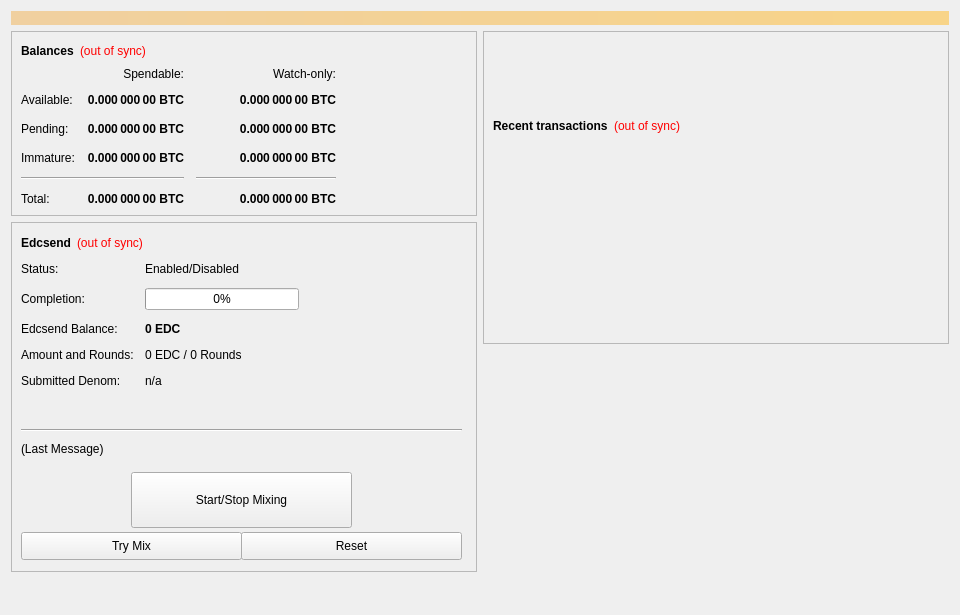
<?xml version="1.0" encoding="UTF-8"?>
<ui version="4.0">
 <class>SmartTokenConfig</class>
 <widget class="QWidget" name="SmartTokenConfig">
  <property name="geometry">
   <rect>
    <x>0</x>
    <y>0</y>
    <width>960</width>
    <height>615</height>
   </rect>
  </property>
  <property name="minimumSize">
   <size>
    <width>960</width>
    <height>0</height>
   </size>
  </property>
  <property name="windowTitle">
   <string>Form</string>
  </property>
  <layout class="QVBoxLayout" name="topLayout">
   <item>
    <widget class="QLabel" name="labelAlerts">
     <property name="visible">
      <bool>false</bool>
     </property>
     <property name="styleSheet">
      <string notr="true">background-color: qlineargradient(x1: 0, y1: 0, x2: 1, y2: 0, stop:0 #F0D0A0, stop:1 #F8D488); color:#000000;</string>
     </property>
     <property name="wordWrap">
      <bool>true</bool>
     </property>
     <property name="margin">
      <number>3</number>
     </property>
    </widget>
   </item>
   <item>
    <layout class="QHBoxLayout" name="horizontalLayout" stretch="1,1">
     <item>
      <layout class="QVBoxLayout" name="verticalLayout_2">
       <item>
        <widget class="QFrame" name="frame">
         <property name="frameShape">
          <enum>QFrame::StyledPanel</enum>
         </property>
         <property name="frameShadow">
          <enum>QFrame::Raised</enum>
         </property>
         <layout class="QVBoxLayout" name="verticalLayout_4">
          <item>
           <layout class="QHBoxLayout" name="horizontalLayout_4">
            <item>
             <widget class="QLabel" name="label_5">
              <property name="font">
               <font>
                <weight>75</weight>
                <bold>true</bold>
               </font>
              </property>
              <property name="text">
               <string>Balances</string>
              </property>
             </widget>
            </item>
            <item>
             <widget class="QLabel" name="labelWalletStatus">
              <property name="cursor">
               <cursorShape>WhatsThisCursor</cursorShape>
              </property>
              <property name="toolTip">
               <string>The displayed information may be out of date. Your wallet automatically synchronizes with the EDC network after a connection is established, but this process has not completed yet.</string>
              </property>
              <property name="styleSheet">
               <string notr="true">QLabel { color: red; }</string>
              </property>
              <property name="text">
               <string notr="true">(out of sync)</string>
              </property>
              <property name="alignment">
               <set>Qt::AlignLeading|Qt::AlignLeft|Qt::AlignVCenter</set>
              </property>
             </widget>
            </item>
            <item>
             <spacer name="horizontalSpacer_3">
              <property name="orientation">
               <enum>Qt::Horizontal</enum>
              </property>
              <property name="sizeHint" stdset="0">
               <size>
                <width>40</width>
                <height>20</height>
               </size>
              </property>
             </spacer>
            </item>
           </layout>
          </item>
          <item>
           <layout class="QGridLayout" name="gridLayout">
            <property name="spacing">
             <number>12</number>
            </property>
            <item row="2" column="2">
             <widget class="QLabel" name="labelWatchPending">
              <property name="font">
               <font>
                <weight>75</weight>
                <bold>true</bold>
               </font>
              </property>
              <property name="cursor">
               <cursorShape>IBeamCursor</cursorShape>
              </property>
              <property name="toolTip">
               <string>Unconfirmed transactions to watch-only addresses</string>
              </property>
              <property name="text">
               <string notr="true">0.000 000 00 BTC</string>
              </property>
              <property name="alignment">
               <set>Qt::AlignRight|Qt::AlignTrailing|Qt::AlignVCenter</set>
              </property>
              <property name="textInteractionFlags">
               <set>Qt::LinksAccessibleByMouse|Qt::TextSelectableByKeyboard|Qt::TextSelectableByMouse</set>
              </property>
             </widget>
            </item>
            <item row="2" column="1">
             <widget class="QLabel" name="labelUnconfirmed">
              <property name="font">
               <font>
                <weight>75</weight>
                <bold>true</bold>
               </font>
              </property>
              <property name="cursor">
               <cursorShape>IBeamCursor</cursorShape>
              </property>
              <property name="toolTip">
               <string>Total of transactions that have yet to be confirmed, and do not yet count toward the spendable balance</string>
              </property>
              <property name="text">
               <string notr="true">0.000 000 00 BTC</string>
              </property>
              <property name="alignment">
               <set>Qt::AlignRight|Qt::AlignTrailing|Qt::AlignVCenter</set>
              </property>
              <property name="textInteractionFlags">
               <set>Qt::LinksAccessibleByMouse|Qt::TextSelectableByKeyboard|Qt::TextSelectableByMouse</set>
              </property>
             </widget>
            </item>
            <item row="3" column="2">
             <widget class="QLabel" name="labelWatchImmature">
              <property name="font">
               <font>
                <weight>75</weight>
                <bold>true</bold>
               </font>
              </property>
              <property name="cursor">
               <cursorShape>IBeamCursor</cursorShape>
              </property>
              <property name="toolTip">
               <string>Staked or masternode rewards in watch-only addresses that has not yet matured</string>
              </property>
              <property name="text">
               <string notr="true">0.000 000 00 BTC</string>
              </property>
              <property name="alignment">
               <set>Qt::AlignRight|Qt::AlignTrailing|Qt::AlignVCenter</set>
              </property>
              <property name="textInteractionFlags">
               <set>Qt::LinksAccessibleByMouse|Qt::TextSelectableByKeyboard|Qt::TextSelectableByMouse</set>
              </property>
             </widget>
            </item>
            <item row="4" column="0" colspan="2">
             <widget class="Line" name="lineSpendableBalance">
              <property name="orientation">
               <enum>Qt::Horizontal</enum>
              </property>
             </widget>
            </item>
            <item row="4" column="2">
             <widget class="Line" name="lineWatchBalance">
              <property name="sizePolicy">
               <sizepolicy hsizetype="Preferred" vsizetype="Fixed">
                <horstretch>0</horstretch>
                <verstretch>0</verstretch>
               </sizepolicy>
              </property>
              <property name="minimumSize">
               <size>
                <width>140</width>
                <height>0</height>
               </size>
              </property>
              <property name="orientation">
               <enum>Qt::Horizontal</enum>
              </property>
             </widget>
            </item>
            <item row="5" column="0">
             <widget class="QLabel" name="labelTotalText">
              <property name="text">
               <string>Total:</string>
              </property>
             </widget>
            </item>
            <item row="3" column="1">
             <widget class="QLabel" name="labelImmature">
              <property name="font">
               <font>
                <weight>75</weight>
                <bold>true</bold>
               </font>
              </property>
              <property name="cursor">
               <cursorShape>IBeamCursor</cursorShape>
              </property>
              <property name="toolTip">
               <string>Staked or masternode rewards that has not yet matured</string>
              </property>
              <property name="text">
               <string notr="true">0.000 000 00 BTC</string>
              </property>
              <property name="alignment">
               <set>Qt::AlignRight|Qt::AlignTrailing|Qt::AlignVCenter</set>
              </property>
              <property name="textInteractionFlags">
               <set>Qt::LinksAccessibleByMouse|Qt::TextSelectableByKeyboard|Qt::TextSelectableByMouse</set>
              </property>
             </widget>
            </item>
            <item row="2" column="3">
             <spacer name="horizontalSpacer_2">
              <property name="orientation">
               <enum>Qt::Horizontal</enum>
              </property>
              <property name="sizeHint" stdset="0">
               <size>
                <width>40</width>
                <height>20</height>
               </size>
              </property>
             </spacer>
            </item>
            <item row="3" column="0">
             <widget class="QLabel" name="labelImmatureText">
              <property name="text">
               <string>Immature:</string>
              </property>
             </widget>
            </item>
            <item row="5" column="1">
             <widget class="QLabel" name="labelTotal">
              <property name="font">
               <font>
                <weight>75</weight>
                <bold>true</bold>
               </font>
              </property>
              <property name="cursor">
               <cursorShape>IBeamCursor</cursorShape>
              </property>
              <property name="toolTip">
               <string>Your current total balance</string>
              </property>
              <property name="text">
               <string notr="true">0.000 000 00 BTC</string>
              </property>
              <property name="alignment">
               <set>Qt::AlignRight|Qt::AlignTrailing|Qt::AlignVCenter</set>
              </property>
              <property name="textInteractionFlags">
               <set>Qt::LinksAccessibleByMouse|Qt::TextSelectableByKeyboard|Qt::TextSelectableByMouse</set>
              </property>
             </widget>
            </item>
            <item row="5" column="2">
             <widget class="QLabel" name="labelWatchTotal">
              <property name="font">
               <font>
                <weight>75</weight>
                <bold>true</bold>
               </font>
              </property>
              <property name="cursor">
               <cursorShape>IBeamCursor</cursorShape>
              </property>
              <property name="toolTip">
               <string>Current total balance in watch-only addresses</string>
              </property>
              <property name="text">
               <string notr="true">0.000 000 00 BTC</string>
              </property>
              <property name="alignment">
               <set>Qt::AlignRight|Qt::AlignTrailing|Qt::AlignVCenter</set>
              </property>
              <property name="textInteractionFlags">
               <set>Qt::LinksAccessibleByMouse|Qt::TextSelectableByKeyboard|Qt::TextSelectableByMouse</set>
              </property>
             </widget>
            </item>
            <item row="0" column="2">
             <widget class="QLabel" name="labelWatchonly">
              <property name="text">
               <string>Watch-only:</string>
              </property>
              <property name="alignment">
               <set>Qt::AlignRight|Qt::AlignTrailing|Qt::AlignVCenter</set>
              </property>
             </widget>
            </item>
            <item row="1" column="0">
             <widget class="QLabel" name="labelBalanceText">
              <property name="text">
               <string>Available:</string>
              </property>
             </widget>
            </item>
            <item row="1" column="1">
             <widget class="QLabel" name="labelBalance">
              <property name="font">
               <font>
                <weight>75</weight>
                <bold>true</bold>
               </font>
              </property>
              <property name="cursor">
               <cursorShape>IBeamCursor</cursorShape>
              </property>
              <property name="toolTip">
               <string>Your current spendable balance</string>
              </property>
              <property name="text">
               <string notr="true">0.000 000 00 BTC</string>
              </property>
              <property name="alignment">
               <set>Qt::AlignRight|Qt::AlignTrailing|Qt::AlignVCenter</set>
              </property>
              <property name="textInteractionFlags">
               <set>Qt::LinksAccessibleByMouse|Qt::TextSelectableByKeyboard|Qt::TextSelectableByMouse</set>
              </property>
             </widget>
            </item>
            <item row="1" column="2">
             <widget class="QLabel" name="labelWatchAvailable">
              <property name="font">
               <font>
                <weight>75</weight>
                <bold>true</bold>
               </font>
              </property>
              <property name="cursor">
               <cursorShape>IBeamCursor</cursorShape>
              </property>
              <property name="toolTip">
               <string>Your current balance in watch-only addresses</string>
              </property>
              <property name="text">
               <string notr="true">0.000 000 00 BTC</string>
              </property>
              <property name="alignment">
               <set>Qt::AlignRight|Qt::AlignTrailing|Qt::AlignVCenter</set>
              </property>
              <property name="textInteractionFlags">
               <set>Qt::LinksAccessibleByMouse|Qt::TextSelectableByKeyboard|Qt::TextSelectableByMouse</set>
              </property>
             </widget>
            </item>
            <item row="2" column="0">
             <widget class="QLabel" name="labelPendingText">
              <property name="text">
               <string>Pending:</string>
              </property>
             </widget>
            </item>
            <item row="0" column="1">
             <widget class="QLabel" name="labelSpendable">
              <property name="text">
               <string>Spendable:</string>
              </property>
              <property name="alignment">
               <set>Qt::AlignRight|Qt::AlignTrailing|Qt::AlignVCenter</set>
              </property>
             </widget>
            </item>
           </layout>
          </item>
         </layout>
        </widget>
       </item>
       <item>
        <widget class="QFrame" name="frameObfuscation">
         <property name="minimumSize">
          <size>
           <width>0</width>
           <height>350</height>
          </size>
         </property>
         <property name="layoutDirection">
          <enum>Qt::LeftToRight</enum>
         </property>
         <property name="frameShape">
          <enum>QFrame::StyledPanel</enum>
         </property>
         <property name="frameShadow">
          <enum>QFrame::Raised</enum>
         </property>
         <widget class="QWidget" name="formLayoutWidget">
          <property name="geometry">
           <rect>
            <x>10</x>
            <y>40</y>
            <width>451</width>
            <height>161</height>
           </rect>
          </property>
          <layout class="QFormLayout" name="formLayout">
           <property name="fieldGrowthPolicy">
            <enum>QFormLayout::AllNonFixedFieldsGrow</enum>
           </property>
           <property name="horizontalSpacing">
            <number>11</number>
           </property>
           <property name="verticalSpacing">
            <number>12</number>
           </property>
           <item row="0" column="0">
            <widget class="QLabel" name="label_6">
             <property name="text">
              <string>Status:</string>
             </property>
            </widget>
           </item>
           <item row="1" column="0">
            <widget class="QLabel" name="label_7">
             <property name="text">
              <string>Completion:</string>
             </property>
            </widget>
           </item>
           <item row="1" column="1">
            <widget class="QProgressBar" name="obfuscationProgress">
             <property name="maximumSize">
              <size>
               <width>154</width>
               <height>16777215</height>
              </size>
             </property>
             <property name="value">
              <number>0</number>
             </property>
            </widget>
           </item>
           <item row="2" column="0">
            <widget class="QLabel" name="labelAnonymizedText">
             <property name="text">
              <string>Edcsend Balance:</string>
             </property>
            </widget>
           </item>
           <item row="2" column="1">
            <widget class="QLabel" name="labelAnonymized">
             <property name="font">
              <font>
               <weight>75</weight>
               <bold>true</bold>
              </font>
             </property>
             <property name="text">
              <string notr="true">0 EDC</string>
             </property>
            </widget>
           </item>
           <item row="3" column="0">
            <widget class="QLabel" name="label_8">
             <property name="text">
              <string>Amount and Rounds:</string>
             </property>
            </widget>
           </item>
           <item row="3" column="1">
            <widget class="QLabel" name="labelAmountRounds">
             <property name="text">
              <string>0 EDC / 0 Rounds</string>
             </property>
            </widget>
           </item>
           <item row="4" column="0">
            <widget class="QLabel" name="label_9">
             <property name="text">
              <string>Submitted Denom:</string>
             </property>
            </widget>
           </item>
           <item row="4" column="1">
            <widget class="QLabel" name="labelSubmittedDenom">
             <property name="toolTip">
              <string>The denominations you submitted to the Masternode.&lt;br&gt;To mix, other users must submit the exact same denominations.</string>
             </property>
             <property name="text">
              <string>n/a</string>
             </property>
            </widget>
           </item>
           <item row="0" column="1">
            <widget class="QLabel" name="EdcsendEnabled">
             <property name="text">
              <string>Enabled/Disabled</string>
             </property>
            </widget>
           </item>
          </layout>
         </widget>
         <widget class="QPushButton" name="runAutoDenom">
          <property name="geometry">
           <rect>
            <x>251</x>
            <y>17</y>
            <width>1</width>
            <height>1</height>
           </rect>
          </property>
          <property name="palette">
           <palette>
            <active>
             <colorrole role="WindowText">
              <brush brushstyle="SolidPattern">
               <color alpha="255">
                <red>0</red>
                <green>0</green>
                <blue>0</blue>
               </color>
              </brush>
             </colorrole>
             <colorrole role="Button">
              <brush brushstyle="SolidPattern">
               <color alpha="255">
                <red>239</red>
                <green>238</green>
                <blue>238</blue>
               </color>
              </brush>
             </colorrole>
             <colorrole role="Light">
              <brush brushstyle="SolidPattern">
               <color alpha="255">
                <red>255</red>
                <green>255</green>
                <blue>255</blue>
               </color>
              </brush>
             </colorrole>
             <colorrole role="Midlight">
              <brush brushstyle="SolidPattern">
               <color alpha="255">
                <red>247</red>
                <green>246</green>
                <blue>246</blue>
               </color>
              </brush>
             </colorrole>
             <colorrole role="Dark">
              <brush brushstyle="SolidPattern">
               <color alpha="255">
                <red>119</red>
                <green>119</green>
                <blue>119</blue>
               </color>
              </brush>
             </colorrole>
             <colorrole role="Mid">
              <brush brushstyle="SolidPattern">
               <color alpha="255">
                <red>159</red>
                <green>159</green>
                <blue>159</blue>
               </color>
              </brush>
             </colorrole>
             <colorrole role="Text">
              <brush brushstyle="SolidPattern">
               <color alpha="255">
                <red>0</red>
                <green>0</green>
                <blue>0</blue>
               </color>
              </brush>
             </colorrole>
             <colorrole role="BrightText">
              <brush brushstyle="SolidPattern">
               <color alpha="255">
                <red>255</red>
                <green>255</green>
                <blue>255</blue>
               </color>
              </brush>
             </colorrole>
             <colorrole role="ButtonText">
              <brush brushstyle="SolidPattern">
               <color alpha="255">
                <red>0</red>
                <green>0</green>
                <blue>0</blue>
               </color>
              </brush>
             </colorrole>
             <colorrole role="Base">
              <brush brushstyle="SolidPattern">
               <color alpha="255">
                <red>255</red>
                <green>255</green>
                <blue>255</blue>
               </color>
              </brush>
             </colorrole>
             <colorrole role="Window">
              <brush brushstyle="SolidPattern">
               <color alpha="255">
                <red>239</red>
                <green>238</green>
                <blue>238</blue>
               </color>
              </brush>
             </colorrole>
             <colorrole role="Shadow">
              <brush brushstyle="SolidPattern">
               <color alpha="255">
                <red>0</red>
                <green>0</green>
                <blue>0</blue>
               </color>
              </brush>
             </colorrole>
             <colorrole role="AlternateBase">
              <brush brushstyle="SolidPattern">
               <color alpha="255">
                <red>247</red>
                <green>246</green>
                <blue>246</blue>
               </color>
              </brush>
             </colorrole>
             <colorrole role="ToolTipBase">
              <brush brushstyle="SolidPattern">
               <color alpha="255">
                <red>255</red>
                <green>255</green>
                <blue>220</blue>
               </color>
              </brush>
             </colorrole>
             <colorrole role="ToolTipText">
              <brush brushstyle="SolidPattern">
               <color alpha="255">
                <red>0</red>
                <green>0</green>
                <blue>0</blue>
               </color>
              </brush>
             </colorrole>
            </active>
            <inactive>
             <colorrole role="WindowText">
              <brush brushstyle="SolidPattern">
               <color alpha="255">
                <red>0</red>
                <green>0</green>
                <blue>0</blue>
               </color>
              </brush>
             </colorrole>
             <colorrole role="Button">
              <brush brushstyle="SolidPattern">
               <color alpha="255">
                <red>239</red>
                <green>238</green>
                <blue>238</blue>
               </color>
              </brush>
             </colorrole>
             <colorrole role="Light">
              <brush brushstyle="SolidPattern">
               <color alpha="255">
                <red>255</red>
                <green>255</green>
                <blue>255</blue>
               </color>
              </brush>
             </colorrole>
             <colorrole role="Midlight">
              <brush brushstyle="SolidPattern">
               <color alpha="255">
                <red>247</red>
                <green>246</green>
                <blue>246</blue>
               </color>
              </brush>
             </colorrole>
             <colorrole role="Dark">
              <brush brushstyle="SolidPattern">
               <color alpha="255">
                <red>119</red>
                <green>119</green>
                <blue>119</blue>
               </color>
              </brush>
             </colorrole>
             <colorrole role="Mid">
              <brush brushstyle="SolidPattern">
               <color alpha="255">
                <red>159</red>
                <green>159</green>
                <blue>159</blue>
               </color>
              </brush>
             </colorrole>
             <colorrole role="Text">
              <brush brushstyle="SolidPattern">
               <color alpha="255">
                <red>0</red>
                <green>0</green>
                <blue>0</blue>
               </color>
              </brush>
             </colorrole>
             <colorrole role="BrightText">
              <brush brushstyle="SolidPattern">
               <color alpha="255">
                <red>255</red>
                <green>255</green>
                <blue>255</blue>
               </color>
              </brush>
             </colorrole>
             <colorrole role="ButtonText">
              <brush brushstyle="SolidPattern">
               <color alpha="255">
                <red>0</red>
                <green>0</green>
                <blue>0</blue>
               </color>
              </brush>
             </colorrole>
             <colorrole role="Base">
              <brush brushstyle="SolidPattern">
               <color alpha="255">
                <red>255</red>
                <green>255</green>
                <blue>255</blue>
               </color>
              </brush>
             </colorrole>
             <colorrole role="Window">
              <brush brushstyle="SolidPattern">
               <color alpha="255">
                <red>239</red>
                <green>238</green>
                <blue>238</blue>
               </color>
              </brush>
             </colorrole>
             <colorrole role="Shadow">
              <brush brushstyle="SolidPattern">
               <color alpha="255">
                <red>0</red>
                <green>0</green>
                <blue>0</blue>
               </color>
              </brush>
             </colorrole>
             <colorrole role="AlternateBase">
              <brush brushstyle="SolidPattern">
               <color alpha="255">
                <red>247</red>
                <green>246</green>
                <blue>246</blue>
               </color>
              </brush>
             </colorrole>
             <colorrole role="ToolTipBase">
              <brush brushstyle="SolidPattern">
               <color alpha="255">
                <red>255</red>
                <green>255</green>
                <blue>220</blue>
               </color>
              </brush>
             </colorrole>
             <colorrole role="ToolTipText">
              <brush brushstyle="SolidPattern">
               <color alpha="255">
                <red>0</red>
                <green>0</green>
                <blue>0</blue>
               </color>
              </brush>
             </colorrole>
            </inactive>
            <disabled>
             <colorrole role="WindowText">
              <brush brushstyle="SolidPattern">
               <color alpha="255">
                <red>119</red>
                <green>119</green>
                <blue>119</blue>
               </color>
              </brush>
             </colorrole>
             <colorrole role="Button">
              <brush brushstyle="SolidPattern">
               <color alpha="255">
                <red>239</red>
                <green>238</green>
                <blue>238</blue>
               </color>
              </brush>
             </colorrole>
             <colorrole role="Light">
              <brush brushstyle="SolidPattern">
               <color alpha="255">
                <red>255</red>
                <green>255</green>
                <blue>255</blue>
               </color>
              </brush>
             </colorrole>
             <colorrole role="Midlight">
              <brush brushstyle="SolidPattern">
               <color alpha="255">
                <red>247</red>
                <green>246</green>
                <blue>246</blue>
               </color>
              </brush>
             </colorrole>
             <colorrole role="Dark">
              <brush brushstyle="SolidPattern">
               <color alpha="255">
                <red>119</red>
                <green>119</green>
                <blue>119</blue>
               </color>
              </brush>
             </colorrole>
             <colorrole role="Mid">
              <brush brushstyle="SolidPattern">
               <color alpha="255">
                <red>159</red>
                <green>159</green>
                <blue>159</blue>
               </color>
              </brush>
             </colorrole>
             <colorrole role="Text">
              <brush brushstyle="SolidPattern">
               <color alpha="255">
                <red>119</red>
                <green>119</green>
                <blue>119</blue>
               </color>
              </brush>
             </colorrole>
             <colorrole role="BrightText">
              <brush brushstyle="SolidPattern">
               <color alpha="255">
                <red>255</red>
                <green>255</green>
                <blue>255</blue>
               </color>
              </brush>
             </colorrole>
             <colorrole role="ButtonText">
              <brush brushstyle="SolidPattern">
               <color alpha="255">
                <red>119</red>
                <green>119</green>
                <blue>119</blue>
               </color>
              </brush>
             </colorrole>
             <colorrole role="Base">
              <brush brushstyle="SolidPattern">
               <color alpha="255">
                <red>239</red>
                <green>238</green>
                <blue>238</blue>
               </color>
              </brush>
             </colorrole>
             <colorrole role="Window">
              <brush brushstyle="SolidPattern">
               <color alpha="255">
                <red>239</red>
                <green>238</green>
                <blue>238</blue>
               </color>
              </brush>
             </colorrole>
             <colorrole role="Shadow">
              <brush brushstyle="SolidPattern">
               <color alpha="255">
                <red>0</red>
                <green>0</green>
                <blue>0</blue>
               </color>
              </brush>
             </colorrole>
             <colorrole role="AlternateBase">
              <brush brushstyle="SolidPattern">
               <color alpha="255">
                <red>239</red>
                <green>238</green>
                <blue>238</blue>
               </color>
              </brush>
             </colorrole>
             <colorrole role="ToolTipBase">
              <brush brushstyle="SolidPattern">
               <color alpha="255">
                <red>255</red>
                <green>255</green>
                <blue>220</blue>
               </color>
              </brush>
             </colorrole>
             <colorrole role="ToolTipText">
              <brush brushstyle="SolidPattern">
               <color alpha="255">
                <red>0</red>
                <green>0</green>
                <blue>0</blue>
               </color>
              </brush>
             </colorrole>
            </disabled>
           </palette>
          </property>
          <property name="focusPolicy">
           <enum>Qt::NoFocus</enum>
          </property>
          <property name="autoFillBackground">
           <bool>true</bool>
          </property>
          <property name="text">
           <string/>
          </property>
          <property name="flat">
           <bool>true</bool>
          </property>
         </widget>
         <widget class="QPushButton" name="toggleObfuscation">
          <property name="geometry">
           <rect>
            <x>120</x>
            <y>250</y>
            <width>221</width>
            <height>56</height>
           </rect>
          </property>
          <property name="sizePolicy">
           <sizepolicy hsizetype="MinimumExpanding" vsizetype="Fixed">
            <horstretch>0</horstretch>
            <verstretch>0</verstretch>
           </sizepolicy>
          </property>
          <property name="text">
           <string>Start/Stop Mixing</string>
          </property>
         </widget>
         <widget class="Line" name="lineLastMessage">
          <property name="geometry">
           <rect>
            <x>10</x>
            <y>200</y>
            <width>441</width>
            <height>16</height>
           </rect>
          </property>
          <property name="orientation">
           <enum>Qt::Horizontal</enum>
          </property>
         </widget>
         <widget class="QLabel" name="EdcsendStatus">
          <property name="geometry">
           <rect>
            <x>10</x>
            <y>220</y>
            <width>451</width>
            <height>61</height>
           </rect>
          </property>
          <property name="minimumSize">
           <size>
            <width>288</width>
            <height>43</height>
           </size>
          </property>
          <property name="text">
           <string>(Last Message)</string>
          </property>
          <property name="alignment">
           <set>Qt::AlignLeading|Qt::AlignLeft|Qt::AlignTop</set>
          </property>
          <property name="wordWrap">
           <bool>true</bool>
          </property>
         </widget>
         <widget class="QPushButton" name="obfuscationAuto">
          <property name="geometry">
           <rect>
            <x>10</x>
            <y>310</y>
            <width>221</width>
            <height>28</height>
           </rect>
          </property>
          <property name="sizePolicy">
           <sizepolicy hsizetype="MinimumExpanding" vsizetype="Fixed">
            <horstretch>0</horstretch>
            <verstretch>0</verstretch>
           </sizepolicy>
          </property>
          <property name="toolTip">
           <string>Try to manually submit a Edcsend request.</string>
          </property>
          <property name="text">
           <string>Try Mix</string>
          </property>
         </widget>
         <widget class="QPushButton" name="obfuscationReset">
          <property name="geometry">
           <rect>
            <x>230</x>
            <y>310</y>
            <width>221</width>
            <height>28</height>
           </rect>
          </property>
          <property name="sizePolicy">
           <sizepolicy hsizetype="MinimumExpanding" vsizetype="Fixed">
            <horstretch>0</horstretch>
            <verstretch>0</verstretch>
           </sizepolicy>
          </property>
          <property name="toolTip">
           <string>Reset the current status of Edcsend (can interrupt Edcsend if it's in the process of Mixing, which can cost you money!)</string>
          </property>
          <property name="autoFillBackground">
           <bool>false</bool>
          </property>
          <property name="text">
           <string>Reset</string>
          </property>
         </widget>
         <widget class="QWidget" name="layoutWidget">
          <property name="geometry">
           <rect>
            <x>10</x>
            <y>10</y>
            <width>431</width>
            <height>22</height>
           </rect>
          </property>
          <layout class="QHBoxLayout" name="horizontalLayout_5">
           <item>
            <widget class="QLabel" name="label_2">
             <property name="font">
              <font>
               <weight>75</weight>
               <bold>true</bold>
              </font>
             </property>
             <property name="text">
              <string>Edcsend</string>
             </property>
            </widget>
           </item>
           <item>
            <widget class="QLabel" name="labelObfuscationSyncStatus">
             <property name="toolTip">
              <string>The displayed information may be out of date. Your wallet automatically synchronizes with the EDC network after a connection is established, but this process has not completed yet.</string>
             </property>
             <property name="styleSheet">
              <string notr="true">QLabel { color: red; }</string>
             </property>
             <property name="text">
              <string notr="true">(out of sync)</string>
             </property>
             <property name="alignment">
              <set>Qt::AlignLeading|Qt::AlignLeft|Qt::AlignVCenter</set>
             </property>
            </widget>
           </item>
           <item>
            <spacer name="horizontalSpacer_4">
             <property name="orientation">
              <enum>Qt::Horizontal</enum>
             </property>
             <property name="sizeHint" stdset="0">
              <size>
               <width>40</width>
               <height>20</height>
              </size>
             </property>
            </spacer>
           </item>
          </layout>
         </widget>
        </widget>
       </item>
       <item>
        <spacer name="verticalSpacer">
         <property name="orientation">
          <enum>Qt::Vertical</enum>
         </property>
         <property name="sizeHint" stdset="0">
          <size>
           <width>20</width>
           <height>40</height>
          </size>
         </property>
        </spacer>
       </item>
      </layout>
     </item>
     <item>
      <layout class="QVBoxLayout" name="verticalLayout_3">
       <item>
        <widget class="QFrame" name="frame_2">
         <property name="frameShape">
          <enum>QFrame::StyledPanel</enum>
         </property>
         <property name="frameShadow">
          <enum>QFrame::Raised</enum>
         </property>
         <layout class="QVBoxLayout" name="verticalLayout">
          <item>
           <spacer name="verticalSpacer_3">
            <property name="orientation">
             <enum>Qt::Vertical</enum>
            </property>
            <property name="sizeType">
             <enum>QSizePolicy::Fixed</enum>
            </property>
            <property name="sizeHint" stdset="0">
             <size>
              <width>20</width>
              <height>75</height>
             </size>
            </property>
           </spacer>
          </item>
          <item>
           <layout class="QHBoxLayout" name="horizontalLayout_2">
            <item>
             <widget class="QLabel" name="label_4">
              <property name="font">
               <font>
                <weight>75</weight>
                <bold>true</bold>
               </font>
              </property>
              <property name="text">
               <string>Recent transactions</string>
              </property>
             </widget>
            </item>
            <item>
             <widget class="QLabel" name="labelTransactionsStatus">
              <property name="cursor">
               <cursorShape>WhatsThisCursor</cursorShape>
              </property>
              <property name="toolTip">
               <string>The displayed information may be out of date. Your wallet automatically synchronizes with the EDC network after a connection is established, but this process has not completed yet.</string>
              </property>
              <property name="styleSheet">
               <string notr="true">QLabel { color: red; }</string>
              </property>
              <property name="text">
               <string notr="true">(out of sync)</string>
              </property>
              <property name="alignment">
               <set>Qt::AlignRight|Qt::AlignTrailing|Qt::AlignVCenter</set>
              </property>
             </widget>
            </item>
            <item>
             <spacer name="horizontalSpacer">
              <property name="orientation">
               <enum>Qt::Horizontal</enum>
              </property>
              <property name="sizeHint" stdset="0">
               <size>
                <width>40</width>
                <height>20</height>
               </size>
              </property>
             </spacer>
            </item>
           </layout>
          </item>
          <item>
           <widget class="QListView" name="listTransactions">
            <property name="styleSheet">
             <string notr="true">QListView { background: transparent; }</string>
            </property>
            <property name="frameShape">
             <enum>QFrame::NoFrame</enum>
            </property>
            <property name="verticalScrollBarPolicy">
             <enum>Qt::ScrollBarAlwaysOff</enum>
            </property>
            <property name="horizontalScrollBarPolicy">
             <enum>Qt::ScrollBarAlwaysOff</enum>
            </property>
            <property name="selectionMode">
             <enum>QAbstractItemView::NoSelection</enum>
            </property>
           </widget>
          </item>
         </layout>
        </widget>
       </item>
       <item>
        <spacer name="verticalSpacer_2">
         <property name="orientation">
          <enum>Qt::Vertical</enum>
         </property>
         <property name="sizeType">
          <enum>QSizePolicy::Expanding</enum>
         </property>
         <property name="sizeHint" stdset="0">
          <size>
           <width>20</width>
           <height>40</height>
          </size>
         </property>
        </spacer>
       </item>
      </layout>
     </item>
    </layout>
   </item>
  </layout>
 </widget>
 <resources/>
 <connections/>
</ui>
